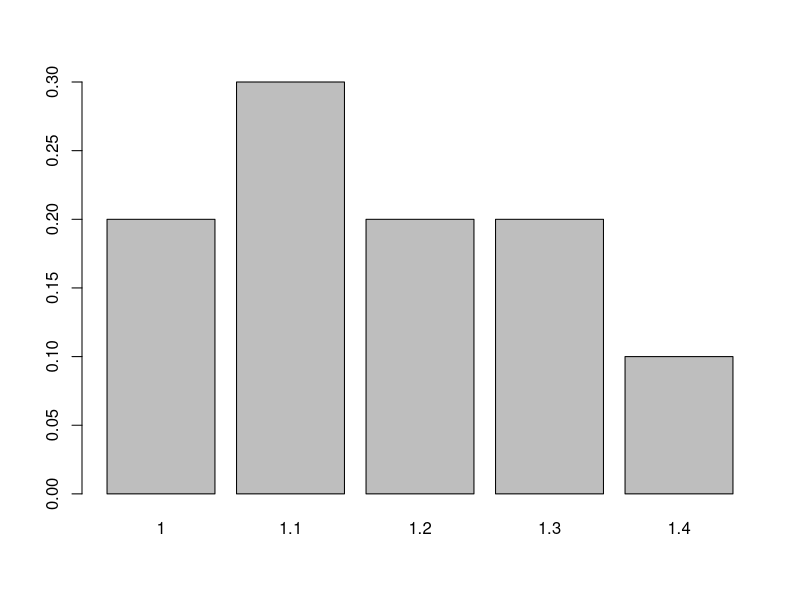
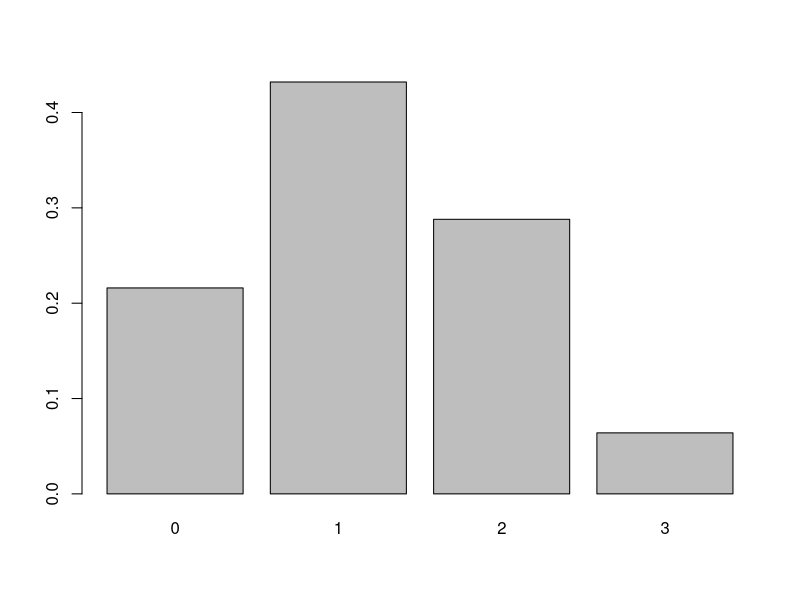
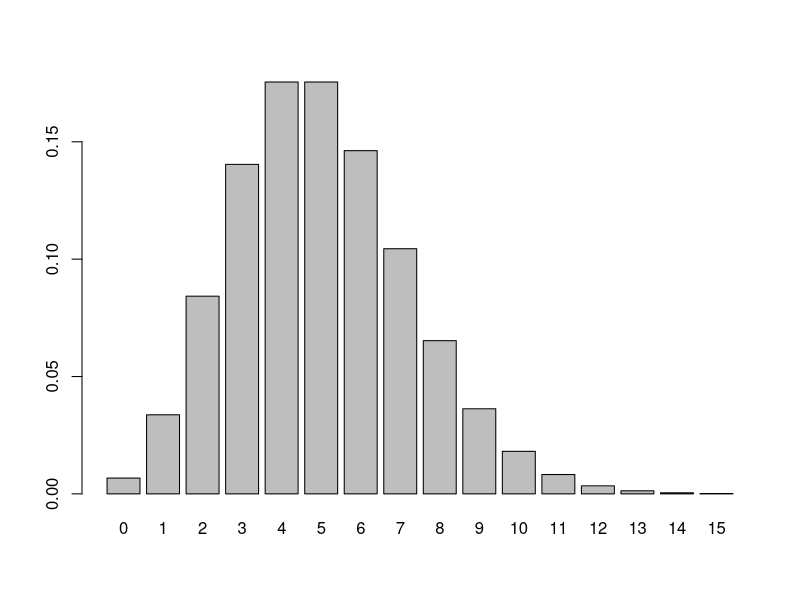

These charts were generated, in order, by the following R code:
C = c(1, 1.1, 1.2, 1.3, 1.4)
pc = c(0.2, 0.3, 0.2, 0.2, 0.1)

#Distribuição
barplot(pc, names=C)

# Esperança de C
sum(C*pc)

# Variância de C
sum(C^2*pc) - sum(C*pc)^2

R = C*1.5 + 0.1

# Esperança de R
sum(R*pc)

# Variância de R
sum(R^2*pc) - sum(R*pc)^2

# Binomial
n = 3
p = 2/5
x = 0:n
px = dbinom(x,n,p)
barplot(px, names=x)
px

# Acumular as probs
pbinom(3,n,p)


6/5
18/25

# Distribuiçaõ de Poisson
lambda = 5
n = 15
exp(-lambda)*lambda^0/factorial(0)
# ou
dpois(0,lambda) + dpois(1,lambda) + dpois(2,lambda)
ppois(2,lambda)

x = 0:n

px <- dpois(x,lambda)
px
barplot(px, names=x)
1 - ppois(2,lambda)

# b
ppois(4,lambda*2)





























